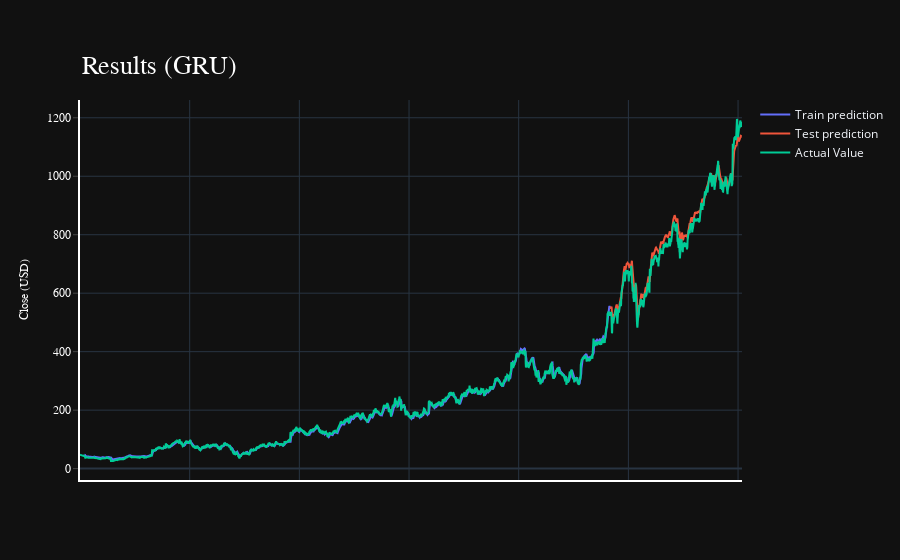

Notebook code cell kept with this figure:
### Code cell
import plotly.express as px
import plotly.graph_objects as go

fig = go.Figure()
fig.add_trace(go.Scatter(go.Scatter(x=result.index, y=result[0],
                    mode='lines',
                    name='Train prediction')))
fig.add_trace(go.Scatter(x=result.index, y=result[1],
                    mode='lines',
                    name='Test prediction'))
fig.add_trace(go.Scatter(go.Scatter(x=result.index, y=result[2],
                    mode='lines',
                    name='Actual Value')))
fig.update_layout(
    xaxis=dict(
        showline=True,
        showgrid=True,
        showticklabels=False,
        linecolor='white',
        linewidth=2
    ),
    yaxis=dict(
        title_text='Close (USD)',
        titlefont=dict(
            family='Rockwell',
            size=12,
            color='white',
        ),
        showline=True,
        showgrid=True,
        showticklabels=True,
        linecolor='white',
        linewidth=2,
        ticks='outside',
        tickfont=dict(
            family='Rockwell',
            size=12,
            color='white',
        ),
    ),
    showlegend=True,
    template = 'plotly_dark'

)



annotations = []
annotations.append(dict(xref='paper', yref='paper', x=0.0, y=1.05,
                              xanchor='left', yanchor='bottom',
                              text='Results (GRU)',
                              font=dict(family='Rockwell',
                                        size=26,
                                        color='white'),
                              showarrow=False))
fig.update_layout(annotations=annotations)

fig.show()

### Figure 1 — Plotly figure (JSON) as saved in the notebook; plotly's stock layout.template omitted (floating-point values rounded to 4 significant figures; data arrays with more than 128 entries replaced by an {"elided": "..."} marker saying what was removed)
{"data": [{"mode": "lines", "name": "Train prediction", "type": "scatter", "x": {"elided": "3019 int values"}, "y": {"elided": "3019 float values"}}, {"mode": "lines", "name": "Test prediction", "type": "scatter", "x": {"elided": "3019 int values"}, "y": {"elided": "3019 float values"}}, {"mode": "lines", "name": "Actual Value", "type": "scatter", "x": {"elided": "3019 int values"}, "y": {"elided": "3019 float values"}}], "layout": {"annotations": [{"font": {"color": "white", "family": "Rockwell", "size": 26}, "showarrow": false, "text": "Results (GRU)", "x": 0, "xanchor": "left", "xref": "paper", "y": 1.05, "yanchor": "bottom", "yref": "paper"}], "showlegend": true, "xaxis": {"linecolor": "white", "linewidth": 2, "showgrid": true, "showline": true, "showticklabels": false}, "yaxis": {"linecolor": "white", "linewidth": 2, "showgrid": true, "showline": true, "showticklabels": true, "tickfont": {"color": "white", "family": "Rockwell", "size": 12}, "ticks": "outside", "title": {"font": {"color": "white", "family": "Rockwell", "size": 12}, "text": "Close (USD)"}}}}
